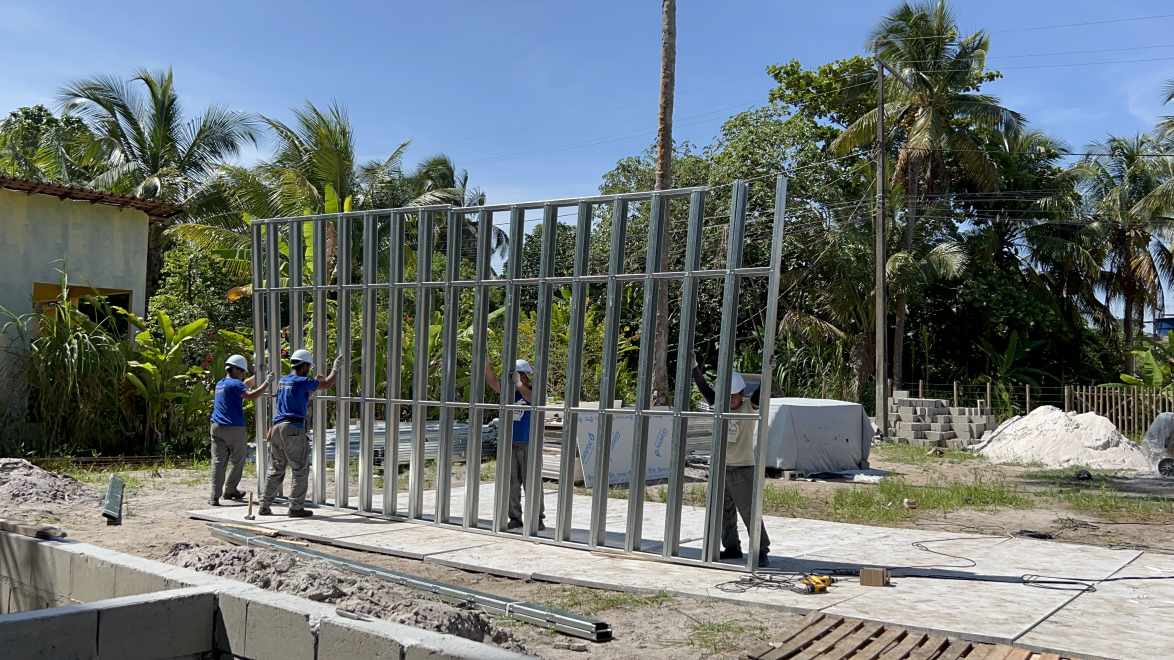
#> input picture carrossel/fotos/bastidores-painel-equipe.jpg, 3520 x 1980 px, given in place of logo.png, which was not available (shown at 1/3 size)
$ python gerar2.py
#> lines starting #> are read from the running program, lines starting #| are printed output that depends on the picture; after the words box and inside, x2 and y2 are one past the last pixel; in counts of white or black regions, pixels touching at a corner belong together; pictures that were not available may be replaced by others from this repository, and a replacement may not be noted
from PIL import Image, ImageDraw, ImageFont, ImageOps
import numpy as np, os
W,H=1080,1350; M=80
NAVY=(23,66,99); GOLD=(219,160,78); WHITE=(255,255,255); SOFT=(214,224,234)
F='C:/Windows/Fonts/'
def font(sz,b=True): return ImageFont.truetype(F+('arialbd.ttf' if b else 'arial.ttf'),sz)
# logo branco: tudo que for azul vira branco; dourado mantido; ícone vira branco translúcido
lg=np.array(Image.open('fotos/logo.png').convert('RGBA')).astype(int)
r,g,b,a=lg[...,0],lg[...,1],lg[...,2],lg[...,3]
#> a: shape (1980, 3520) int64; every value is 255
blue=(b>r+20)
#> blue: shape (1980, 3520) bool; 22.5% white; 600 white regions (280 under 20 px), largest, box (x1, y1, x2, y2) and area: (0, 0, 1990, 620) 905911, (2830, 0, 3520, 560) 258198, (2013, 0, 2825, 488) 189638
lg[blue,0:3]=255
pale=(~blue)&(r>225)&(g>225)&(b>225)&(a>0)
#> pale: shape (1980, 3520) bool; 2.3% white; 8224 white regions (7484 under 20 px), largest, box (x1, y1, x2, y2) and area: (2980, 1216, 3204, 1366) 11285, (2297, 1584, 2659, 1672) 7414, (172, 1631, 594, 1739) 7137
lg[pale,0:3]=255; lg[pale,3]=(lg[pale,3]*0.55).astype(int)
logo=Image.fromarray(lg.astype('uint8'),'RGBA')
def draw_text(d,y,text,f,lh,default,maxw=W-2*M):
#> called with y = 0, lh = 88, default = (255, 255, 255), maxw = 920
    parts=[];gold=False
    for tok in text.split(' '):
        g=gold
        if tok.startswith('**'): gold=True;g=True;tok=tok[2:]
        if tok.endswith('**'): tok=tok[:-2];gold=False
        parts.append((tok,GOLD if g else default))
    lines=[[]];w=0;sp=d.textlength(' ',font=f)
    for word,c in parts:
        ww=d.textlength(word,font=f)
        if w+ww>maxw and lines[-1]: lines.append([]);w=0
        lines[-1].append((word,c));w+=ww+sp
    for line in lines:
        x=M
        for word,c in line:
            if d is not None and y is not None: d.text((x,y),word,font=f,fill=c)
            x+=d.textlength(word,font=f)+sp
        y+=lh
    return y
def measure(text,f,lh,maxw=W-2*M):
    d=ImageDraw.Draw(Image.new('RGB',(10,10)))
    return draw_text(d,0,text,f,lh,WHITE,maxw)
def photo(path,w,h,focus,ctop=None):
#> called with path = 'fotos/campo-montanhas.jpg', w = 1080, h = 925, focus = 0.5
    im=ImageOps.exif_transpose(Image.open(path)).convert('RGB')
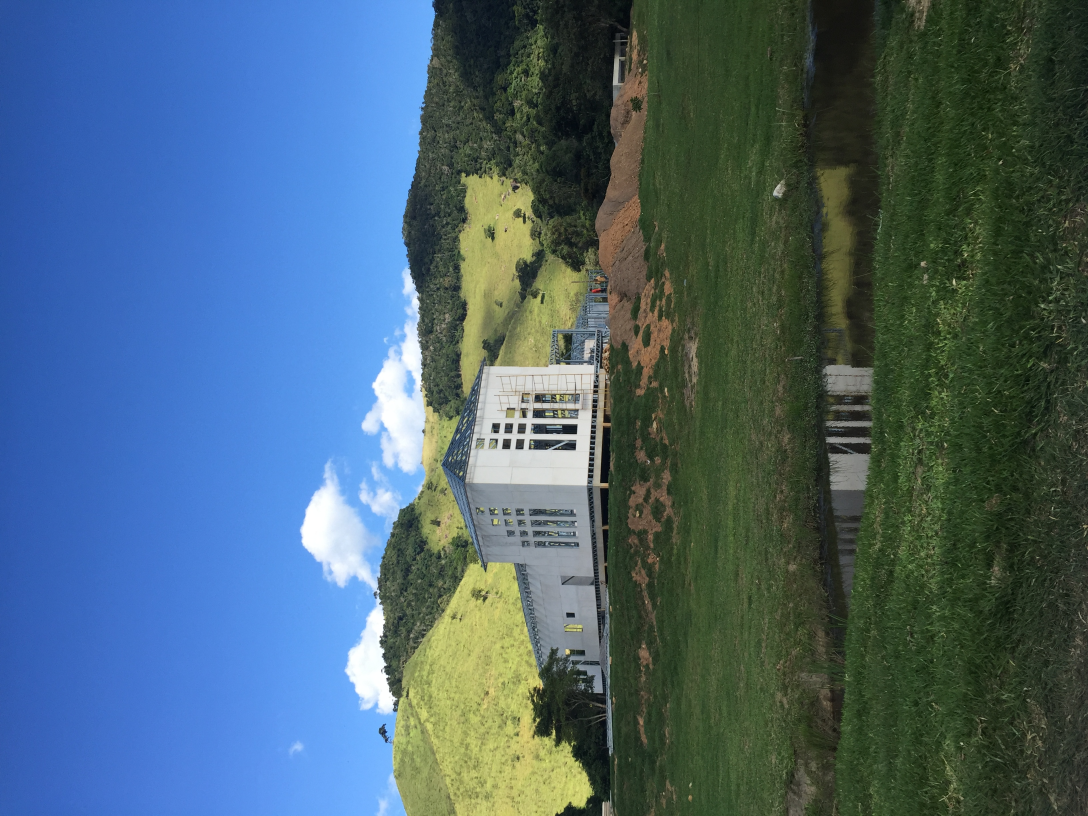
#> input picture carrossel/fotos/campo-montanhas.jpg, 3264 x 2448 px (shown at 1/3 size)
    s=max(w/im.width,h/im.height); im=im.resize((round(im.width*s),round(im.height*s)),Image.LANCZOS)
#> after `s = max(w / im.width, h / im.height)`: s = 0.441
    left=(im.width-w)//2; top=int(max(0,min(im.height-h,im.height*focus-h/2))) if ctop is None else ctop
#> after `left = (im.width - w) // 2`: left = 0
#> after `top = int(max(0, min(im.height - h, im.height * focus - h / 2))) if ct`: top = 257
    return im.crop((left,top,left+w,top+h))
def slide(n,headline,hs,body,pimg,focus,cta=None,arrow=True,out=None,bs=34,ctop=None):
    # altura do bloco de texto (de baixo para cima)
    hh=measure(headline,font(hs),int(hs*1.14))
    bh=sum(measure(p,font(bs,False),int(bs*1.42))+14 for p in body)
    block=hh+24+bh
    if cta: block+=40+120
    logo_y=H-150
    ytxt=logo_y-70-block
    # foto até logo abaixo do início do texto (para o degradê terminar atrás do texto)
    ph=ytxt+150
    img=Image.new('RGB',(W,H),NAVY)
    img.paste(photo(pimg,W,ph,focus,ctop),(0,0))
    # degradê foto -> azul
    g0=ytxt-430; g1=ytxt+40
    arr=np.array(img).astype(float)
    for y in range(max(0,g0),min(H,ph+1)):
        t=min(1,max(0,(y-g0)/(g1-g0))); t=t*t*(3-2*t)
        arr[y]=arr[y]*(1-t)+np.array(NAVY)*t
    for y in range(0,220):
        arr[y]=arr[y]*(1-0.45*(1-y/220))+np.array(NAVY)*0.45*(1-y/220)
    img=Image.fromarray(arr.astype('uint8')); d=ImageDraw.Draw(img)
    # leve escurecimento no topo p/ legibilidade da numeração
    d.text((M,70),f'0{n}/04',font=font(28),fill=WHITE)
    y=draw_text(d,ytxt,headline,font(hs),int(hs*1.14),WHITE)
#> y = 1039
    y+=24
#> y = 1063
    for p in body:
        y=draw_text(d,y,p,font(bs,False),int(bs*1.42),SOFT); y+=14
#> this loop made 1 pass
#> y on pass 1: 1130
#> after the loop, y = 1130
    if cta:
        q,btn=cta; y+=34
        d.text((M,y),q,font=font(40),fill=WHITE); y+=64
        d.rectangle([M,y,W-M,y+72],fill=GOLD)
        d.text((W//2,y+36),btn,font=font(31),fill=NAVY,anchor='mm')
    lw=330; l=logo.resize((lw,round(lw*logo.height/logo.width)),Image.LANCZOS)
    img.paste(l,(M-10,logo_y),l)
    if arrow:
        cx,cy=W-M-30,logo_y+l.height//2
#> cx = 970; cy = 1293
        d.ellipse([cx-30,cy-30,cx+30,cy+30],outline=GOLD,width=4)
        d.line([cx-12,cy,cx+12,cy],fill=GOLD,width=4); d.line([cx+3,cy-10,cx+13,cy],fill=GOLD,width=4); d.line([cx+3,cy+10,cx+13,cy],fill=GOLD,width=4)
    img.save(out)

def slide_bottom(n,headline,hs,body,pimg,focus,cta=None,arrow=True,out=None,bs=34):
#> called with n = 2, hs = 70, pimg = 'fotos/painel-equipe.jpg', focus = 0.5, arrow = True, out = 'slides/slide-2.png', bs = 34
    img=Image.new('RGB',(W,H),NAVY); d=ImageDraw.Draw(img)
    lw=330; l=logo.resize((lw,round(lw*logo.height/logo.width)),Image.LANCZOS)
    img.paste(l,(M-10,62),l)
    d.text((W-M,86),f'0{n}/04',font=font(28),fill=WHITE,anchor='ra')
    y=draw_text(d,200,headline,font(hs),int(hs*1.14),WHITE); y+=24
#> after `y = draw_text(d, 200, headline, font(hs), int(hs * 1.14), WHITE)`: y = 358
#> after `y += 24`: y = 382
    for p in body:
        y=draw_text(d,y,p,font(bs,False),int(bs*1.42),SOFT); y+=14
#> this loop made 1 pass
#> y on pass 1: 492
#> after the loop, y = 492
    if cta:
        q,btn=cta; y+=34
        d.text((M,y),q,font=font(40),fill=WHITE); y+=64
        d.rectangle([M,y,W-M,y+72],fill=GOLD)
        d.text((W//2,y+36),btn,font=font(31),fill=NAVY,anchor='mm'); y+=72
    top=y-40+0; top=int(y+10)
#> after `top = y - 40 + 0`: top = 452
#> after `top = int(y + 10)`: top = 502
    ph=H-top
#> ph = 848
    ph_img=np.array(photo(pimg,W,ph,focus)).astype(float)
#> call 2 of photo, with path = 'fotos/painel-equipe.jpg', w = 1080, h = 848, focus = 0.5
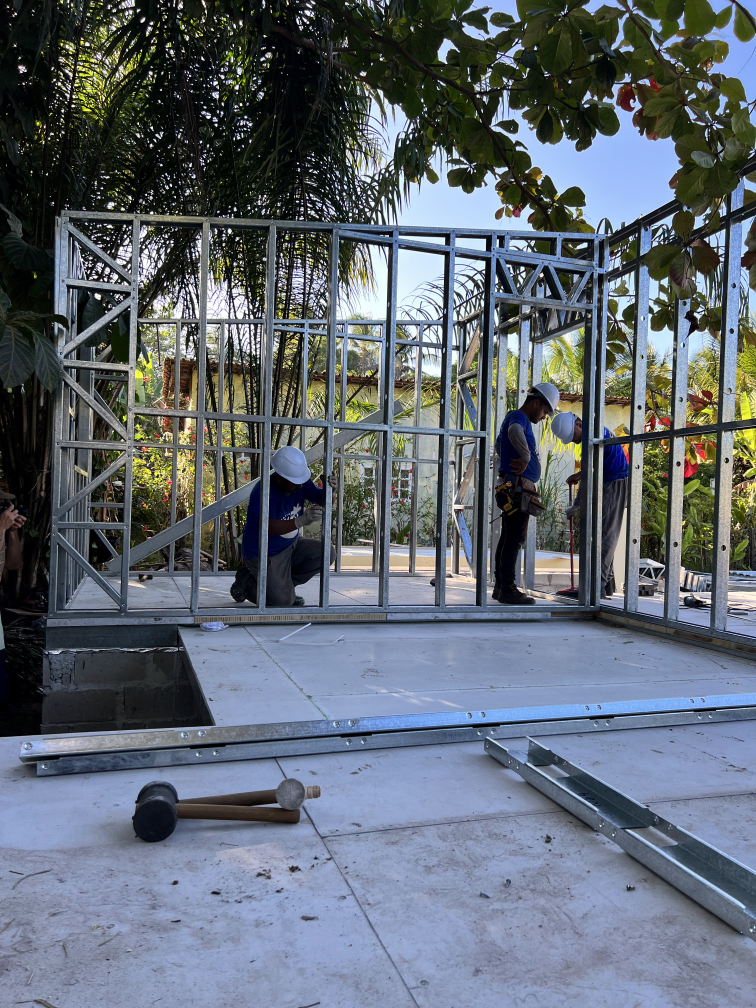
#> input picture carrossel/fotos/painel-equipe.jpg, 3024 x 4032 px (shown at 1/4 size)
#> in photo, im is the input picture: PIL image 3024x4032 RGB; mean R, G, B 96.1, 104.3, 113.9
#> in photo (call 2), `s = max(w / im.width, h / im.height)`: s = 0.357
#> in photo (call 2), `top = int(max(0, min(im.height - h, im.height * focus - h / 2))) if ct`: top = 296
    fade=min(380,ph-80)
#> fade = 380
    for r in range(fade):
        t=r/fade; t=t*t*(3-2*t)
        ph_img[r]=ph_img[r]*t+np.array(NAVY)*(1-t)
#> this loop made 380 passes
#> t on passes 1 to 3: 0, 2.07e-05, 8.28e-05
    img.paste(Image.fromarray(ph_img.astype('uint8')),(0,top)); d=ImageDraw.Draw(img)
    if arrow:
        cx,cy=W-M-30,H-80
        d.ellipse([cx-30,cy-30,cx+30,cy+30],fill=NAVY,outline=GOLD,width=4)
        d.line([cx-12,cy,cx+12,cy],fill=GOLD,width=4); d.line([cx+3,cy-10,cx+13,cy],fill=GOLD,width=4); d.line([cx+3,cy+10,cx+13,cy],fill=GOLD,width=4)
    img.save(out)
os.makedirs('slides',exist_ok=True)
slide(1,'Seu projeto precisa de execução em **Steel\u00a0Frame?**',78,['Conheça os serviços da Steel Conecta.'],'fotos/campo-montanhas.jpg',0.50,out='slides/slide-1.png',bs=38)
slide_bottom(2,'Execução da estrutura em **Steel\u00a0Frame**',70,['Montagem dos perfis, painéis, travamentos e demais elementos estruturais conforme o projeto.'],'fotos/painel-equipe.jpg',0.50,out='slides/slide-2.png')
slide(3,'Execução de sistemas de **fechamento**',70,['Aplicação de placas, fachadas, revestimentos e demais soluções previstas no escopo da obra.','Também podemos atuar na integração das etapas necessárias à execução, conforme a necessidade do projeto.'],'fotos/glasroc-fachada-andaime.jpg',0.40,out='slides/slide-3.png',bs=31)
#> call 2 of slide, with n = 3, headline = 'Execução de sistemas de **fechamento**', hs = 70, pimg = 'fotos/glasroc-fachada-andaime.jpg', focus = 0.4, arrow = True, out = 'slides/slide-3.png', bs = 31
#> call 3 of photo, with path = 'fotos/glasroc-fachada-andaime.jpg', w = 1080, h = 850, focus = 0.4
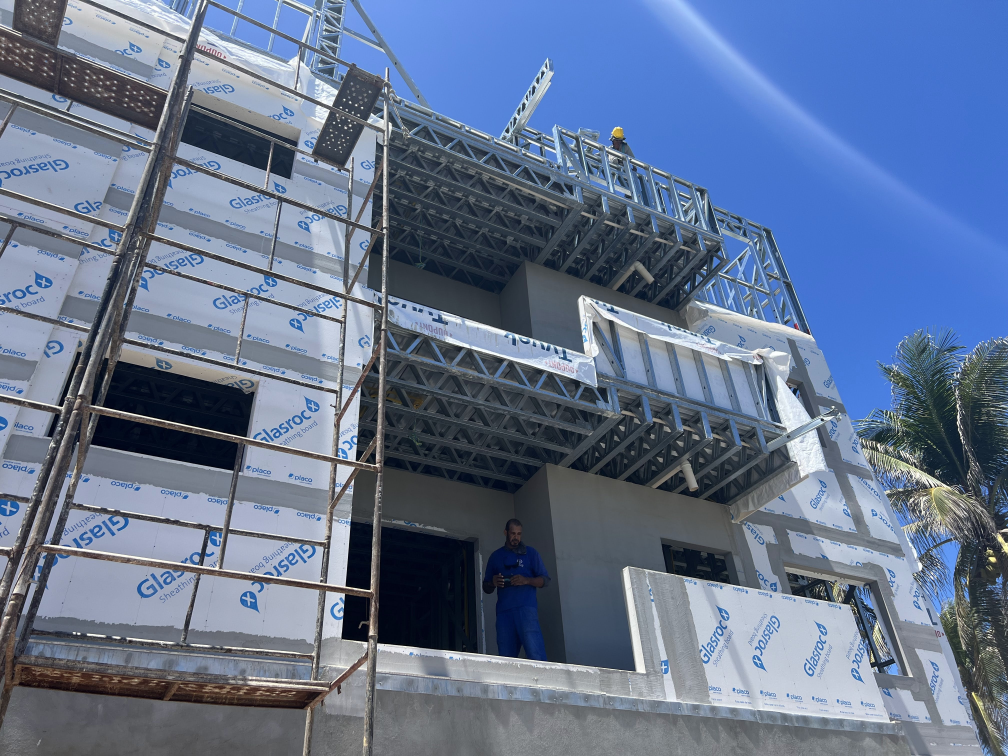
#> input picture carrossel/fotos/glasroc-fachada-andaime.jpg, 4032 x 3024 px (shown at 1/4 size)
#> in photo, im is the input picture: PIL image 4032x3024 RGB; mean R, G, B 100, 115.9, 144
#> after the loop in slide (call 2), `for y in range(0,220):`:
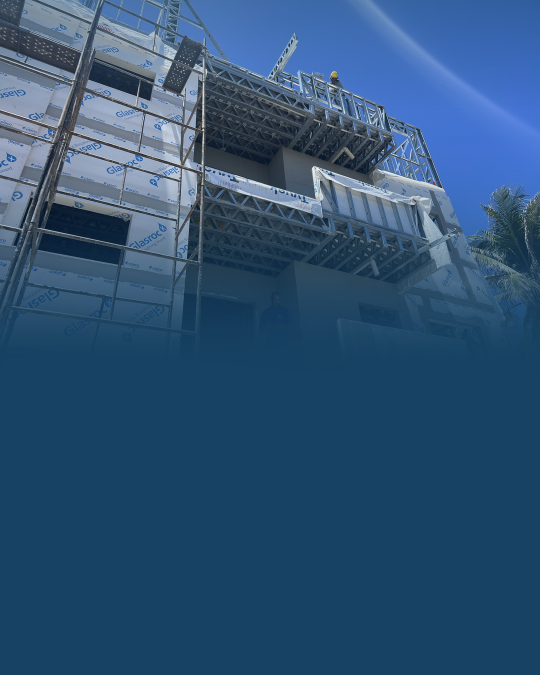
#> arr: shape (1350, 1080, 3) float64 (shown at 1/2 size); mean R, G, B 47.4, 82.9, 117
#> in slide (call 2), `y=draw_text(d,ytxt,headline,font(hs),int(hs*1.14),WHITE)`: y = 858
#> in slide (call 2), `y+=24`: y = 882
#> the loop in slide (call 2), `for p in body:` made 2 passes
#> y on passes 1 to 2: 984, 1130
#> after the loop in slide (call 2), `for p in body:`: y = 1130
slide_bottom(4,'Da estrutura ao **acompanhamento** da obra.',66,['A Steel Conecta trabalha com planejamento, organização das etapas e controle da execução.'],'fotos/dois-pavimentos.jpg',0.45,cta=('Tem um projeto para executar?','Envie para nossa equipe e solicite uma análise.'),arrow=False,out='slides/slide-4.png')
#> call 2 of slide_bottom, with n = 4, hs = 66, pimg = 'fotos/dois-pavimentos.jpg', focus = 0.45, arrow = False, out = 'slides/slide-4.png', bs = 34
#> in slide_bottom (call 2), `y = draw_text(d, 200, headline, font(hs), int(hs * 1.14), WHITE)`: y = 350
#> in slide_bottom (call 2), `y += 24`: y = 374
#> the loop in slide_bottom (call 2), `for p in body:` made 1 pass
#> y on pass 1: 484
#> after the loop in slide_bottom (call 2), `for p in body:`: y = 484
#> in slide_bottom (call 2), `y += 34`: y = 518
#> in slide_bottom (call 2), `y += 64`: y = 582
#> in slide_bottom (call 2), `y += 72`: y = 654
#> in slide_bottom (call 2), `top = y - 40 + 0`: top = 614
#> in slide_bottom (call 2), `top = int(y + 10)`: top = 664
#> in slide_bottom (call 2), `ph=H-top`: ph = 686
#> call 4 of photo, with path = 'fotos/dois-pavimentos.jpg', w = 1080, h = 686, focus = 0.45
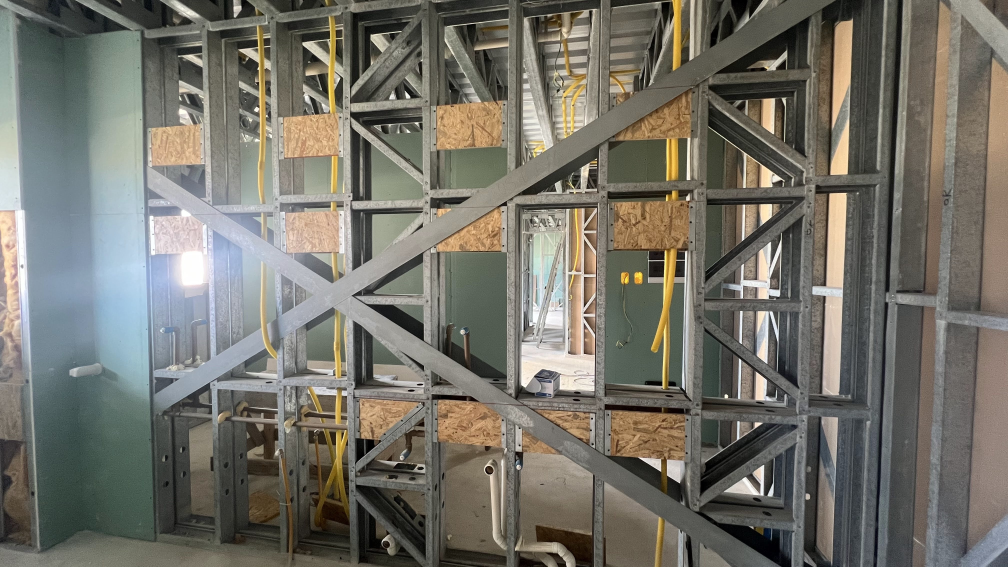
#> input picture carrossel/fotos/cmp-painel-instalacoes.jpg, 4032 x 2268 px, given in place of dois-pavimentos.jpg, which was not available (shown at 1/4 size)
#> in photo, im is the input picture: PIL image 4032x2268 RGB; mean R, G, B 116, 113.9, 105
#> in photo (call 4), `s = max(w / im.width, h / im.height)`: s = 0.302
#> the loop in slide_bottom (call 2), `for r in range(fade):` made 380 passes
#> after the loop in slide_bottom (call 2), `for r in range(fade):`:
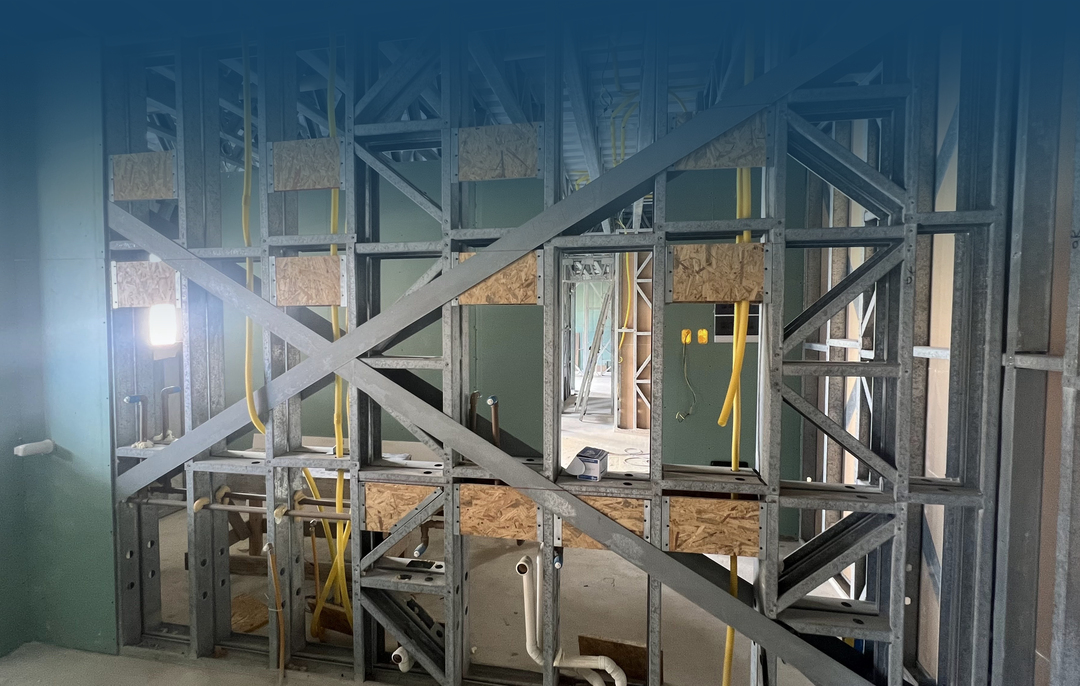
#> ph_img: shape (686, 1080, 3) float64; mean of channels 0, 1, 2 90, 100.8, 104.4; drawn as R, G, B
